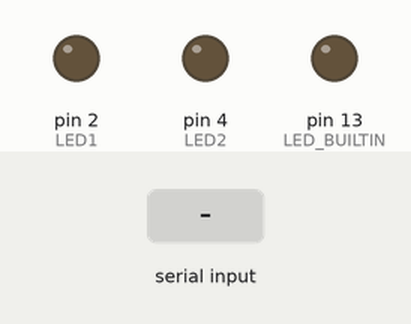
Simulated run of this sketch. Board: Arduino Uno, built with avr-gcc and run on an emulated ATmega328P. Shown: output pins drawn as LEDs (lit = HIGH). Inputs (shaded band) come from the test bench. What the sketch prints to the serial monitor is not drawn.

Above: at 1.2 s.
1.3 s: "<Testing>" received over Serial
At 2.3 s:
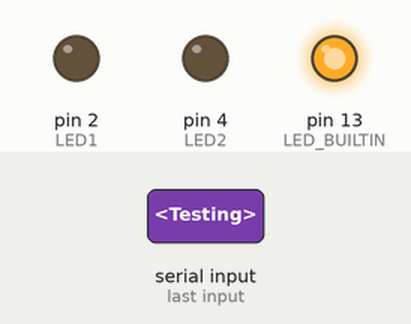
Timing chart, 0 to 4.3 s (numbered marks = the images above; inputs shaded):
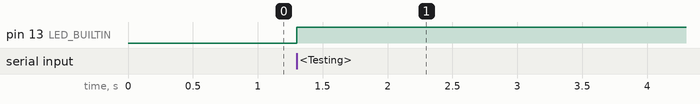

The sketch:

testing.ino
```cpp
void Decoder();
void LED1Function();

// Serial Stuff
const byte NumChars = 128;
char ReceivedChars[NumChars];
bool NewData = false;
bool NewDataNotDealtWith = false;

// Millis
unsigned long CurrentMillis;

// LED Flags and Millis
bool LED1Flag = false;
bool LED2Flag = false;

byte LEDMillisInterval = 50;
unsigned long PreviousLED1Millis;
unsigned long PreviousLED2Millis;


const byte LED1 = 2;
const byte LED2 = 4;


/*
 * TODO: Millis
 * Setup of Flags for LEDs
 * Decoder Function
 * Handshake Readback
 *
 *
 */

/* Variable Optimisation Guide:
 *
 *  bool
 *
 *  byte
 *  byte is unsigned from 0 to 255
 *
 *  int
 *
 *
 *  unsigned int
 *
 *
 *
 *
 * Flags -> Use bool, either true or false
 *
 *
 *
 * Use static for variables that will remain inside the loop
 * Stuff like:
 *  Count etc
 *
 *
 */


void setup() {
  // put your setup code here, to run once:
  Serial.begin(115200); // Use highest officially supported baudrate on Arduino Uno

  Serial.print("<Arduino Is Ready>"); // Required for Python
  /*
   *  Standard Handshake Setup
   *  Serial Communication resets the Arduino Uno, starting the setup sequence
   *
   */
   /*
    * PinMode Setup
    * Right now Idea is 5 LEDs
    * 2 RGB LEDs, might not have enough IO
    * 5 + 6?
    * Ideally reserve another pin for DC motor or servo motor
    * Need to assign RGB LED Pinout to PWM
    *
    * Uno PWM Pins are 3, 5, 6, 9, 10 and 11
    *
    * 3,5,6 for RGB LED 1
    * 9, 10 and 11 for RGB LED2
    *
    * 0 RX
    * 1 TX
    * 2 LED 1
    * 3 RGB LED 1 R CHANNEL
    * 4 LED 2
    * 5 RGB LED 1 G CHANNEL
    * 6 RGB LED 1 B CHANNEL
    * 7 LED 3
    * 8 LED 4
    * 9 RGB LED 2 R CHANNEL
    * 10 RGB LED 2 G CHANNEL
    * 11 RGB LED 2 B CHANNEL
    * 12 LED 5
    * 13 APPLIANCE 1
    *
    * Seems ok for the assignment, maybe cut 1 LED and put in another appliance?
    * Ideally would use LED strips, concerned about time/implementation of that as well
    * Doesnt seem like there is enough time for that
    *
    *
    */
    pinMode(LED_BUILTIN, OUTPUT);
    digitalWrite(LED_BUILTIN, LOW);

    pinMode(LED1, OUTPUT);
    pinMode(LED2, OUTPUT);


}

void loop() {
  // put your main code here, to run repeatedly:
  /*
   * Run Decoder followed by functions
   * Is a polling method
   *
   */
   CurrentMillis = millis();
   ReceiveCharsWithStartAndEndMarkers();
   Decoder();


}

void ReceiveCharsWithStartAndEndMarkers(){
  static bool ReceiveInProgress = false;
  static byte count = 0;
  char StartMarker = '<';
  char EndMarker = '>';
  char ReceivedCharacter;

  while (Serial.available() > 0 && NewData == false) {

    ReceivedCharacter = Serial.read();

    if (ReceiveInProgress == true) {

      if (ReceivedCharacter != EndMarker) {

        ReceivedChars[count] = ReceivedCharacter;
        count++;

        if (count >= NumChars) {

          count = NumChars - 1;

        }

      }
      else {
        ReceivedChars[count] = '\0';
        ReceiveInProgress = false;
        count = 0;
        NewData = true;
      }
    }
    else if (ReceivedCharacter == StartMarker) {

      ReceiveInProgress = true;

    }

  }

}

void Decoder(){
  if(NewData == true){

    String ReceivedString = ReceivedChars;

    if(ReceivedString == "Comm Check"){

      Serial.print("<Readback>");

    }
    else if(ReceivedString == "Testing"){

      digitalWrite(LED_BUILTIN, HIGH);

    }
    /*
     * To make a unique call for on/off? Or just a call to toggle the light
     * Might have to introduce some delay into the python script, scared it'll spam the crap out of the serial port
     * Have to do some testing on this
     * Test without any delays and see how bad it is
     */

    else if(ReceivedString == "LED1HIGH"){

      LED1Flag = true;

    }

    else if(ReceivedString == "LED1LOW"){


    }

    /*
    else if(ReceivedString == ""){


    }
    */


    NewData = false;

  }
}

void LED1Function(){

  static bool LED1Status = LOW;

  if(LED1Flag & PreviousLED1Millis - CurrentMillis >= LEDMillisInterval){

    if(LED1Status == LOW){
      digitalWrite(LED2, HIGH);
      LED1Status = HIGH;
    }
    else{
      digitalWrite(LED1, LOW);
      LED1Status = LOW;
    }
    LED1Flag = false;
  }


}

// Idea is to just copy paste the LED Functions
```

Measured:
- after the input at 1.3 s, pin 13 (LED_BUILTIN): LOW → HIGH at once
